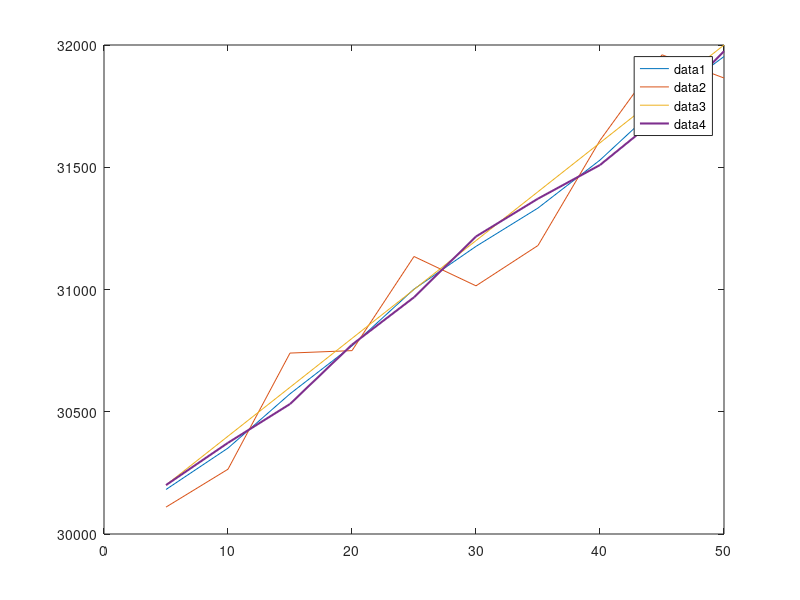

MATLAB code for this plot:
alpha=0.2;
beta=0.1;
t_samp=5; %track-to-track interval

%initialise values
x_init=30000;
v_init=40;

z=load('ab.txt'); %measurements
n=size(z,2);
t=linspace(t_samp,t_samp*n,n); %time values

x=zeros(1,n); %range estimates of aircraft
v=zeros(1,n); %velocity estimates of aircraft

x_est=zeros(1,n); %range estimates of aircraft
v_est=zeros(1,n); %velocity estimates of aircraft

%Estimate initial values
x_temp=x_init+v_init*t_samp;
v_temp=v_init;
for i = 1:n
    %Save temporary predicted estimates
    x_est(i)=x_temp;
    v_est(i)=v_temp;


    %State Extrapolation Equations:
        %x(i)=x_temp;
        %v(i)=v_temp;
    
    %Present estimate after measurement
    x(i)=x_temp+alpha*(z(i)-x_temp);  
    v(i)=v_temp+beta*(z(i)-x_temp)/t_samp;
    
    x_temp=x(i)+v(i)*t_samp;
    v_temp=v(i);
    
end

format shortG;
%format LONG E ;
[t./5;z;x;v;x_est;v_est] %#ok<NOPTS> 
figure
plot(t,x,t,z,t,x_init+v_init*t,t,x_est, 'linewidth',1.5);
legend;
%figure
%plot(t,v,t,v_est, 'linewidth',1.5);
%legend;
